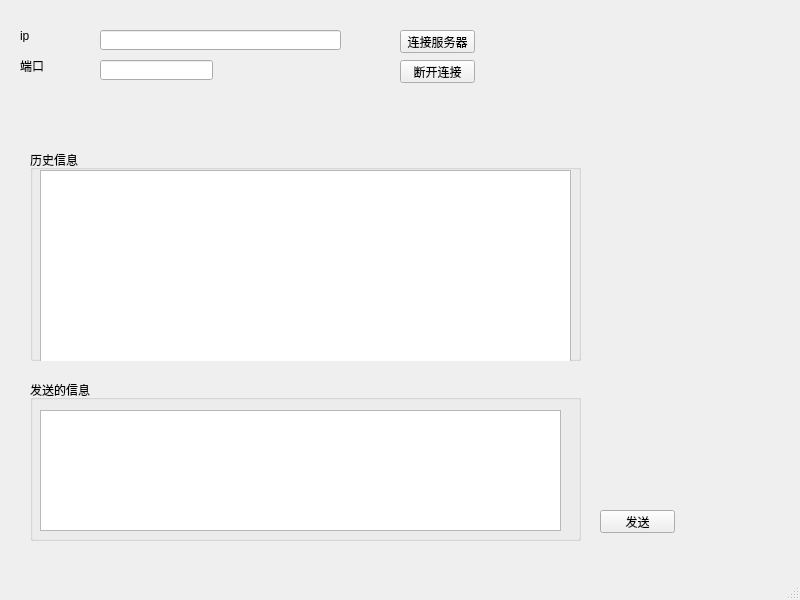
<?xml version="1.0" encoding="UTF-8"?>
<ui version="4.0">
 <class>MainWindow</class>
 <widget class="QMainWindow" name="MainWindow">
  <property name="geometry">
   <rect>
    <x>0</x>
    <y>0</y>
    <width>800</width>
    <height>600</height>
   </rect>
  </property>
  <property name="windowTitle">
   <string>MainWindow</string>
  </property>
  <widget class="QWidget" name="centralwidget">
   <widget class="QLabel" name="label_2">
    <property name="geometry">
     <rect>
      <x>20</x>
      <y>60</y>
      <width>54</width>
      <height>12</height>
     </rect>
    </property>
    <property name="text">
     <string>端口</string>
    </property>
   </widget>
   <widget class="QPushButton" name="pushButton">
    <property name="geometry">
     <rect>
      <x>600</x>
      <y>510</y>
      <width>75</width>
      <height>23</height>
     </rect>
    </property>
    <property name="text">
     <string>发送</string>
    </property>
   </widget>
   <widget class="QWidget" name="horizontalLayoutWidget">
    <property name="geometry">
     <rect>
      <x>599</x>
      <y>230</y>
      <width>181</width>
      <height>80</height>
     </rect>
    </property>
    <layout class="QHBoxLayout" name="statusBar"/>
   </widget>
   <widget class="QLineEdit" name="ip">
    <property name="geometry">
     <rect>
      <x>100</x>
      <y>30</y>
      <width>241</width>
      <height>20</height>
     </rect>
    </property>
   </widget>
   <widget class="QLineEdit" name="port">
    <property name="geometry">
     <rect>
      <x>100</x>
      <y>60</y>
      <width>113</width>
      <height>20</height>
     </rect>
    </property>
   </widget>
   <widget class="QGroupBox" name="record1">
    <property name="geometry">
     <rect>
      <x>30</x>
      <y>150</y>
      <width>551</width>
      <height>211</height>
     </rect>
    </property>
    <property name="title">
     <string>历史信息</string>
    </property>
    <widget class="QTextBrowser" name="record">
     <property name="geometry">
      <rect>
       <x>10</x>
       <y>20</y>
       <width>531</width>
       <height>192</height>
      </rect>
     </property>
    </widget>
   </widget>
   <widget class="QGroupBox" name="msg1">
    <property name="geometry">
     <rect>
      <x>30</x>
      <y>380</y>
      <width>551</width>
      <height>161</height>
     </rect>
    </property>
    <property name="title">
     <string>发送的信息</string>
    </property>
    <widget class="QTextEdit" name="msg">
     <property name="geometry">
      <rect>
       <x>10</x>
       <y>30</y>
       <width>521</width>
       <height>121</height>
      </rect>
     </property>
    </widget>
   </widget>
   <widget class="QLabel" name="label">
    <property name="geometry">
     <rect>
      <x>20</x>
      <y>30</y>
      <width>54</width>
      <height>12</height>
     </rect>
    </property>
    <property name="text">
     <string>ip</string>
    </property>
   </widget>
   <widget class="QPushButton" name="connect">
    <property name="geometry">
     <rect>
      <x>400</x>
      <y>30</y>
      <width>75</width>
      <height>23</height>
     </rect>
    </property>
    <property name="text">
     <string>连接服务器</string>
    </property>
   </widget>
   <widget class="QPushButton" name="disconnect">
    <property name="geometry">
     <rect>
      <x>400</x>
      <y>60</y>
      <width>75</width>
      <height>23</height>
     </rect>
    </property>
    <property name="text">
     <string>断开连接</string>
    </property>
   </widget>
  </widget>
  <widget class="QMenuBar" name="menubar">
   <property name="geometry">
    <rect>
     <x>0</x>
     <y>0</y>
     <width>800</width>
     <height>23</height>
    </rect>
   </property>
  </widget>
  <widget class="QStatusBar" name="statusbar"/>
 </widget>
 <resources/>
 <connections/>
</ui>
